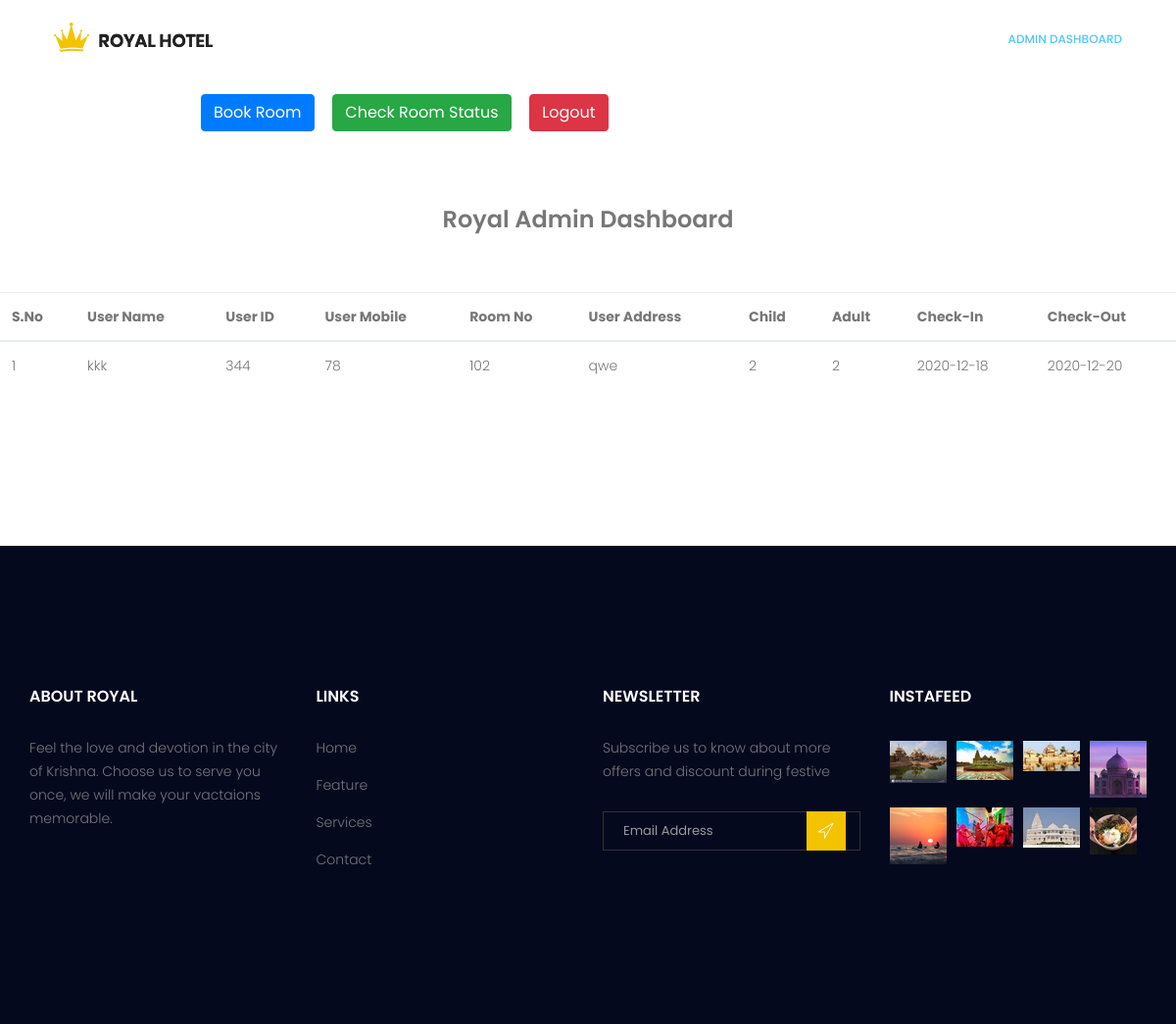
/admin/admin_dashboard.php, run on the app's committed database.
### tables this page shows
CREATE TABLE `single_non_ac` (
  `s_no` int(11) NOT NULL,
  `room_no` int(5) NOT NULL,
  `holder_name` varchar(20) NOT NULL,
  `holder_id` int(10) NOT NULL,
  `holder_mobile` int(10) NOT NULL,
  `holder_address` varchar(40) NOT NULL,
  `child` int(2) NOT NULL,
  `adult` int(2) NOT NULL,
  `in_date` date NOT NULL,
  `out_date` date NOT NULL,
  `status` int(2) NOT NULL
);

### admin/admin_dashboard.php (the view, shortened to what this page needs)
<!doctype html>
<html lang="en">
    <head>
        <link rel="stylesheet" href="../css/bootstrap.css">
        <link rel="stylesheet" href="../vendors/linericon/style.css">
        <link rel="stylesheet" href="../css/font-awesome.min.css">
        <link rel="stylesheet" href="../vendors/owl-carousel/owl.carousel.min.css">
        <link rel="stylesheet" href="../vendors/bootstrap-datepicker/bootstrap-datetimepicker.min.css">
        <link rel="stylesheet" href="../vendors/nice-select/css/nice-select.css">
        <link rel="stylesheet" href="../vendors/owl-carousel/owl.carousel.min.css">
        <link rel="stylesheet" href="../css/style.css">
        <link rel="stylesheet" href="../css/responsive.css">
    </head>
    <body>
        <header class="header_area">
            <div class="container">
                <nav class="navbar navbar-expand-lg navbar-light">
                    <a class="navbar-brand logo_h" href="index.html"><img src="image/Logo.png" alt=""></a>
                    <div class="collapse navbar-collapse offset" id="navbarSupportedContent">
                        <ul class="nav navbar-nav menu_nav ml-auto">
                            <li class="nav-item active"><a class="nav-link" href="admin_dashboard.php">Admin Dashboard</a></li>
                        </ul>
                    </div>
                </nav>
            </div>
        </header>
        <br><br><br><br>
        <div class="row">
            <div class="col-md-2"></div>
            <div class="col-md-8">
                <form action="" method="post">
                    <a class="btn btn-primary" href="rooms.php">Book Room</a>
                    <a class="btn btn-success" href="rooms.php">Check Room Status</a>
                    <a class="btn btn-danger" href="logout.php">Logout</a>
                </form>
            </div>
            <div class="col-md-2"></div>
        </div>
        <br><br><br>
       <div class="row">
       	<div class="col-md-12">
       		<center><h3>Royal Admin Dashboard</h3></center>
       	</div>
       </div><br><br>
        <div class="row">
        	<div class="col-md-12">
                <table class="table">
                    <thead>
                        <tr>
                            <th>S.No</th>
                            <th>User Name</th>
                            <th>User ID</th>
                            <th>User Mobile</th>
                            <th>Room No</th>
                            <th>User Address</th>
                            <th>Child</th>
                            <th>Adult</th>
                            <th>Check-In</th>
                            <th>Check-Out</th>
                        </tr>
                    </thead>
        		<?php
                    $user_count = 0;
                    $connection = mysqli_connect("localhost","root","");
                    $query = "select * from single_non_ac where status = 1;";
                    $query_run = mysqli_query($connection,$query);
                    while($row = mysqli_fetch_assoc($query_run)){
                        $user_count = $user_count + 1;
                        ?>
                            <tr>
                                <td><?php echo $user_count;?></td>
                                <td><?php echo $row['holder_name'];?></td>
                                <td><?php echo $row['holder_id'];?></td>
                                <td><?php echo $row['holder_mobile'];?></td>
                                <td><?php echo $row['room_no'];?></td>
                                <td><?php echo $row['holder_address'];?></td>
                                <td><?php echo $row['child'];?></td>
                                <td><?php echo $row['adult'];?></td>
                                <td><?php echo $row['in_date'];?></td>
                                <td><?php echo $row['out_date'];?></td>
                            </tr>
                        <?php
                    }
                ?>
            </table>
        	</div>
        </div>
        <br><br><br><br><br><br>
        <footer class="footer-area section_gap">
            <div class="container">
                <div class="row">
                    <div class="col-lg-3  col-md-6 col-sm-6">
                        <div class="single-footer-widget">
                            <h6 class="footer_title">About Royal</h6>
                            <p>Feel the love and devotion in the city of Krishna. Choose us to serve you once, we will make your vactaions memorable. </p>
                        </div>
                    </div>
                    <div class="col-lg-3 col-md-6 col-sm-6">
                        <div class="single-footer-widget">
                            <h6 class="footer_title"> Links</h6>
                            <div class="row">
                                <div class="col-4">
                                    <ul class="list_style">
                                        <li><a href="#">Home</a></li>
                                        <li><a href="#">Feature</a></li>
                                        <li><a href="#">Services</a></li>
                                        <li><a href="#">Contact</a></li>
                                    </ul>
                                </div>
                            </div>
                        </div>
                    </div>
                    <div class="col-lg-3 col-md-6 col-sm-6">
                        <div class="single-footer-widget">
                            <h6 class="footer_title">Newsletter</h6>
                            <p>Subscribe us to know about more offers and discount during festive </p>
                            <div id="mc_embed_signup">
                                <form target="_blank" action="" method="get" class="subscribe_form relative">
                                    <div class="input-group d-flex flex-row">
                                        <input name="EMAIL" placeholder="Email Address" onfocus="this.placeholder = ''" onblur="this.placeholder = 'Email Address '" required="" type="email">
                                        <button class="btn sub-btn"><span class="lnr lnr-location"></span></button>
                                    </div>
                                </form>
                            </div>
                        </div>
                    </div>
                    <div class="col-lg-3 col-md-6 col-sm-6">
                        <div class="single-footer-widget instafeed">
                            <h6 class="footer_title">InstaFeed</h6>
                            <ul class="list_style instafeed d-flex flex-wrap">
                                <li><img src="image/instagram/Image-14.jpg" alt=""></li>
                                <li><img src="image/instagram/Image-15.jpg" alt=""></li>
                                <li><img src="image/instagram/Image-16.jpg" alt=""></li>
                                <li><img src="image/instagram/Image-04.jpg" alt=""></li>
                                <li><img src="image/instagram/Image-06.jpg" alt=""></li>
                                <li><img src="image/instagram/Image-10.jpg" alt=""></li>
                                <li><img src="image/instagram/Image-09.jpg" alt=""></li>
                                <li><img src="image/instagram/Image-17.jpg" alt=""></li>
                            </ul>
                        </div>
                    </div>
                </div>
            </div>
        </footer>
    </body>
</html>

### css/style.css (style rules this page uses)
.list_style { list-style: none; margin: 0px; padding: 0px; }
a { text-decoration: none; -webkit-transition: all 0.3s ease-in-out; -o-transition: all 0.3s ease-in-out; transition: all 0.3s ease-in-out; }
body { line-height: 24px; font-size: 14px; font-family: "Poppins", sans-serif; font-weight: 300; color: #777777; }
h1, h2, h3, h4, h5, h6 { font-family: "Poppins", sans-serif; font-weight: 600; }
@media (min-width: 1200px) { .container { max-width: 1170px; } }
.section_gap { padding: 120px 0; }
.header_area { position: absolute; top: 0; left: 0; width: 100%; z-index: 20; }
.navbar { padding: 0px; border: 0px; border-radius: 0px; }
.navbar { background: #fff; padding: 0px 25px; }
.navbar .logo_h { padding-top: 0px; }
.navbar .menu_nav .nav-item .nav-link { font: 500 12px/80px "Poppins", sans-serif; color: #222222; text-transform: uppercase; padding: 0px; }
.navbar .menu_nav .nav-item .nav-link:after { display: none; }
.navbar .menu_nav .nav-item:hover .nav-link, .navbar .menu_nav .nav-item.active .nav-link { color: #52c5fd; }
h3 { font-size: 24px; }
h6 { font-size: 14px; }
h1, h2, h3, h4, h5, h6 { line-height: 1.5em; }
.footer-area { background: #04091e; padding: 142px 0px; }
.single-footer-widget ul li a { line-height: 25px; display: inline-block; color: #777; -webkit-transition: all 0.3s linear; -o-transition: all 0.3s linear; transition: all 0.3s linear; margin-bottom: 13px; }
.single-footer-widget .instafeed { margin-left: -5px; margin-right: -5px; }
.single-footer-widget .instafeed li { margin: 5px; }
.single-footer-widget .subscribe_form { padding-top: 13px; }
.single-footer-widget .input-group { display: block !important; }
.single-footer-widget input { width: 100%; border: 1px solid #333333; font-size: 13px; line-height: 30px; padding-right: 40px; height: 40px; color: #999999; background: transparent; padding-left: 20px; }
.single-footer-widget .sub-btn { background: #f3c300; color: #fff; font-weight: 300; border-radius: 0; line-height: 34px; padding: 4px 11px 0px; cursor: pointer; position: absolute; right: 0px; top: 0px; }
.footer_title { font-size: 16px; line-height: 24px; font-weight: 600; color: #fff; text-transform: uppercase; margin-bottom: 28px; }

### admin/admin_dashboard.php (style rules this page uses)
.btn { margin-right: 15px; }

### data on the page
single_non_ac: holder_name "kkk", holder "344", holder_mobile "78", room_no "102", holder_address "qwe", child "2", adult "2", in_date "2020-12-18", out_date "2020-12-20"
